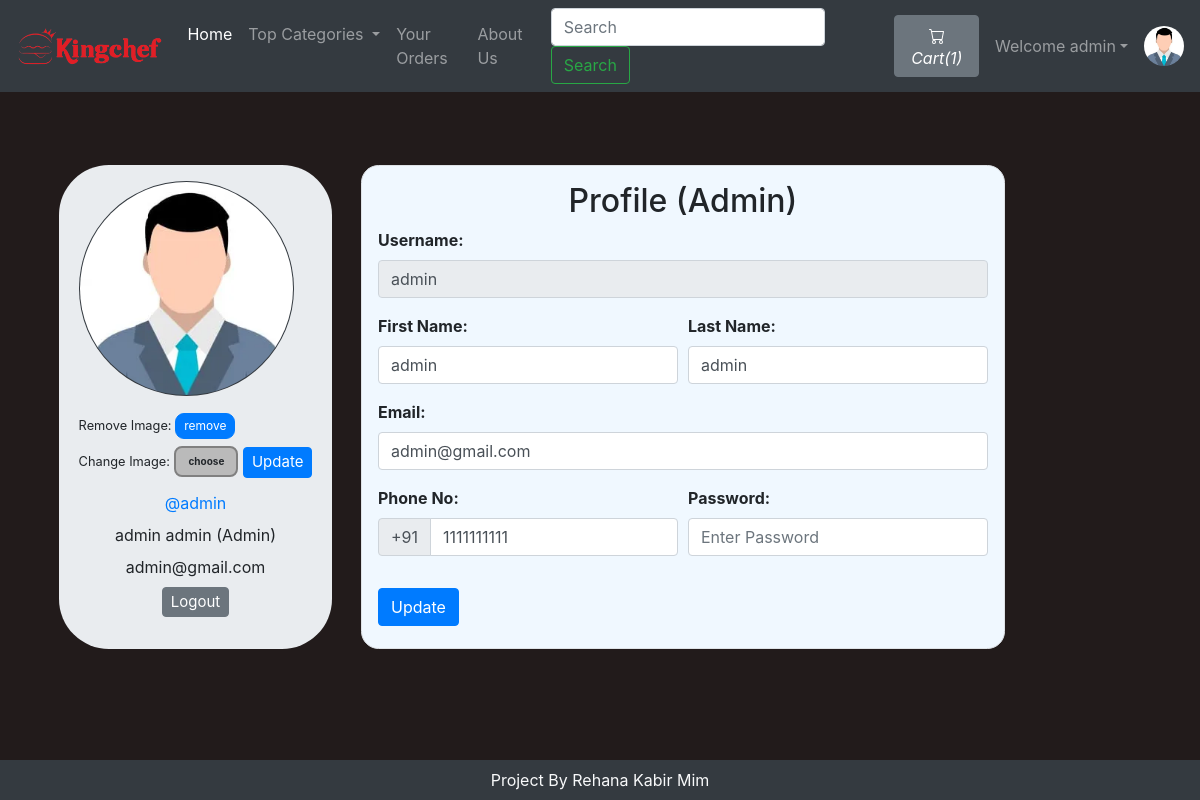
Screenshot of /viewProfile.php (signed in) with the database file from the repository.
### tables this page shows
CREATE TABLE `users` (
  `id` int(21) NOT NULL,
  `username` varchar(21) NOT NULL,
  `firstName` varchar(21) NOT NULL,
  `lastName` varchar(21) NOT NULL,
  `email` varchar(35) NOT NULL,
  `phone` bigint(20) NOT NULL,
  `userType` enum('0','1') NOT NULL DEFAULT '0' COMMENT '0=user\r\n1=admin',
  `password` varchar(255) NOT NULL,
  `joinDate` datetime NOT NULL DEFAULT current_timestamp()
);

### viewProfile.php (the view, shortened to what this page needs)
<!DOCTYPE HTML>
<html lang="en">
<head>
    <link rel="stylesheet" href="https://stackpath.bootstrapcdn.com/bootstrap/4.2.1/css/bootstrap.min.css">
    <link rel="stylesheet" href="https://stackpath.bootstrapcdn.com/bootstrap/4.3.1/css/bootstrap.min.css">
    <link rel="stylesheet" href="https://use.fontawesome.com/releases/v5.7.2/css/all.css">
</head>
<body>
    <?php include 'partials/_dbconnect.php';?>
    <?php require 'partials/_nav.php' ?>
    <?php
        if($loggedin) {
    ?>
    <div class="container">
        <?php
            $sql = "SELECT * FROM users WHERE id='$userId'";
            $result = mysqli_query($conn, $sql);
            $row=mysqli_fetch_assoc($result);
            $username = $row['username'];
            $firstName = $row['firstName'];
            $lastName = $row['lastName'];
            $email = $row['email'];
            $phone = $row['phone'];
            $userType = $row['userType'];
            if($userType == 0) {
                $userType = "User";
            }
            else {
                $userType = "Admin";
            }
        ?>
        <div class="row">
            <div class="jumbotron p-3 mb-3" style="display: flex;justify-content: center;width: 28%;border-radius: 50px;margin: 0 auto;">
                <div class="user-info">
                    <img class="rounded-circle mb-3 bg-dark" src="img/person-<?php echo $userId; ?>.jpg" onError="this.src = 'img/profilePic.jpg'" style="width:215px;height:215px;padding:1px;">
                    <form action="partials/_manageProfile.php" method="POST">
                        <small>Remove Image: </small><button type="submit" class="btn btn-primary" name="removeProfilePic" style="font-size: 12px;padding: 3px 8px;border-radius: 9px;">remove</button>
                    </form>
                    <form action="partials/_manageProfile.php" method="POST" enctype="multipart/form-data" style="margin-top: 7px;">
                        <div class="upload-btn-wrapper">
                            <small>Change Image:</small>
                            <button class="btn upload">choose</button>
                        </div>
                        <button type="submit" name="updateProfilePic" class="btn btn-primary" style="margin-top: -20px;font-size: 15px;padding: 3px 8px;">Update</button>
                    </form>
                    <ul class="meta list list-unstyled" style="text-align:center;">
                        <li class="username my-2"><a href="viewProfile.php">@<?php echo $username ?></a></li>
                        <li class="name"><?php echo $firstName." ".$lastName; ?>
                            <label class="label label-info">(<?php echo $userType ?>)</label>
                        </li>
                        <li class="email"><?php echo $email ?></li>
                        <li class="my-2"><a href="partials/_logout.php"><button class="btn btn-secondary" style="font-size: 15px;padding: 3px 8px;">Logout</button></a></li>
                    </ul>
                </div>
            </div>
            <div class="content-panel mb-3" style="display: flex;justify-content: center;">
                <div class="border p-3" style="border: 2px solid rgba(0, 0, 0, 0.1);border-radius: 1.1rem;background-color: aliceblue;">
                    <h2 class="title text-center">Profile<span class="pro-label label label-warning"> (<?php echo $userType ?>)</span></h2>
                    <form action="partials/_manageProfile.php" method="post">
                        <div class="form-group">
                            <b><label for="username">Username:</label></b>
                            <input class="form-control" id="username" name="username" type="text" disabled value="<?php echo $username ?>">
                        </div>
                        <div class="form-row">
                        <div class="form-group col-md-6">
                            <b><label for="firstName">First Name:</label></b>
                            <input type="text" class="form-control" id="firstName" name="firstName" placeholder="First Name" required value="<?php echo $firstName ?>">
                        </div>
                        <div class="form-group col-md-6">
                            <b><label for="lastName">Last Name:</label></b>
                            <input type="text" class="form-control" id="lastName" name="lastName" placeholder="Last name" required value="<?php echo $lastName ?>">
                        </div>
                        </div>
                        <div class="form-group">
                            <b><label for="email">Email:</label></b>
                            <input type="email" class="form-control" id="email" name="email" placeholder="Enter Your Email" required value="<?php echo $email ?>">
                        </div>
                        <div class="form-row">
                            <div class="form-group  col-md-6">
                                <b><label for="phone">Phone No:</label></b>
                                <div class="input-group mb-3">
                                    <div class="input-group-prepend">
                                        <span class="input-group-text" id="basic-addon">+91</span>
                                    </div>
                                    <input type="tel" class="form-control" id="phone" name="phone" placeholder="Enter Your Phone Number" required pattern="[0-9]{10}" maxlength="10" value="<?php echo $phone ?>">
                                </div>
                            </div>
                            <div class="form-group  col-md-6">
                                <b><label for="password">Password:</label></b>
                                <input class="form-control" id="password" name="password" placeholder="Enter Password" type="password" required minlength="4" maxlength="21" data-toggle="password">
                            </div>
                        </div>
                        <button type="submit" name="updateProfileDetail" class="btn btn-primary">Update</button>
                    </form>
                </div>
            </div>
        </div>
    </div>
    <?php
        }
    ?>
    <?php require 'partials/_footer.php' ?>
</body>
</html>

### viewProfile.php (style rules this page uses)
body { background-color: #221b1b; }
.row { margin-right: 150px; margin-top: 73px; }
.upload-btn-wrapper { position: relative; overflow: hidden; display: inline-block; }
button.btn.upload { border: 2px solid gray; background-color: #bababa; border-radius: 8px; font-size: 10px; font-weight: bold; }

### rows the page displays
users: username "admin", firstName "admin", lastName "admin", userType "Admin", email "admin@gmail.com", phone "1111111111"

### other values shown
$count "1"
$username "admin"
